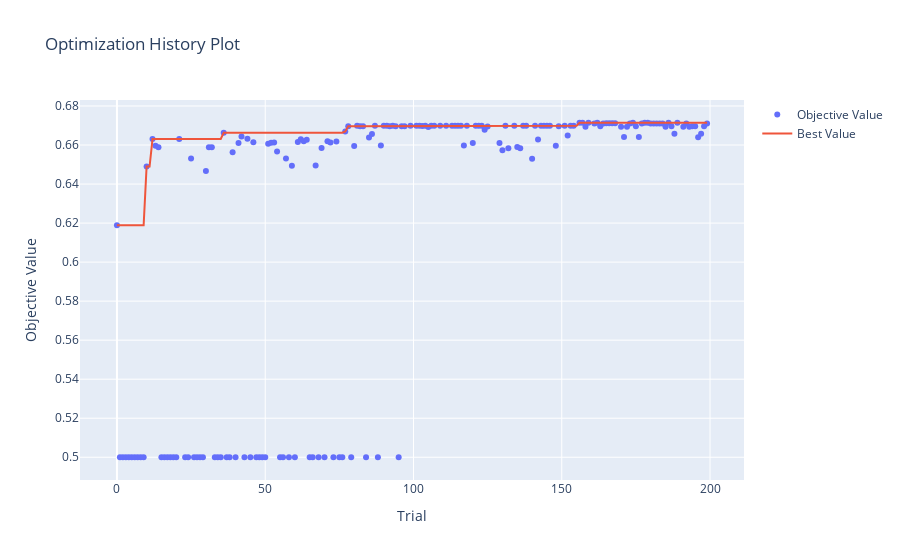

Notebook code cell kept with this figure:
### Code cell
optuna.visualization.plot_optimization_history(study)

### Figure 1 — Plotly figure (JSON) as saved in the notebook; plotly's stock layout.template omitted (floating-point values rounded to 4 significant figures; data arrays with more than 128 entries replaced by an {"elided": "..."} marker saying what was removed)
{"data": [{"mode": "markers", "name": "Objective Value", "type": "scatter", "x": {"elided": "181 int values"}, "y": {"elided": "181 float values"}}, {"mode": "lines", "name": "Best Value", "type": "scatter", "x": {"elided": "200 int values"}, "y": {"elided": "200 float values"}}, {"marker": {"color": "#cccccc"}, "mode": "markers", "name": "Infeasible Trial", "showlegend": false, "type": "scatter", "x": [], "y": []}], "layout": {"title": {"text": "Optimization History Plot"}, "xaxis": {"title": {"text": "Trial"}}, "yaxis": {"title": {"text": "Objective Value"}}}}
